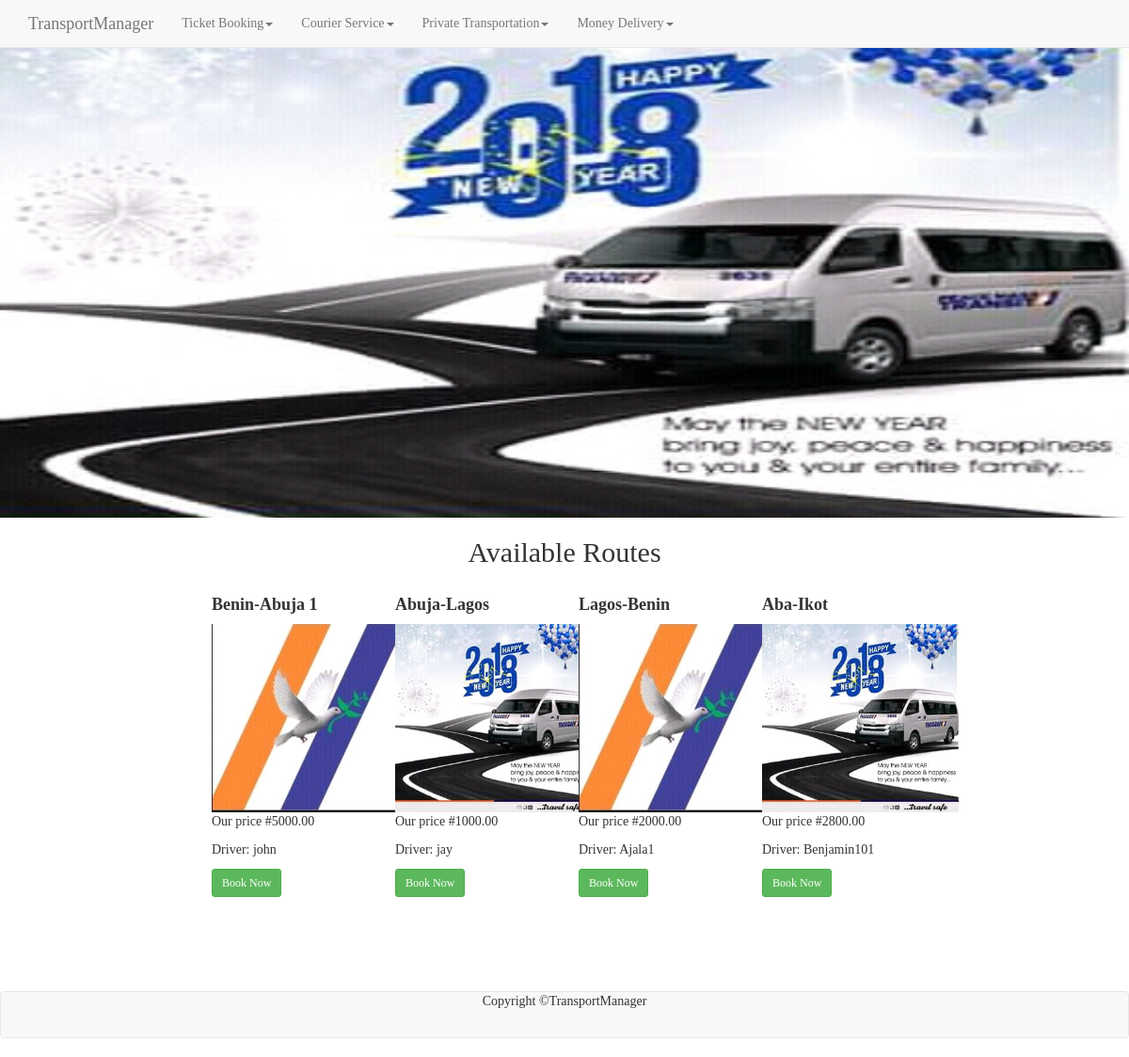
Screenshot of /transportManager/index.php with the database file from the repository.
### tables this page shows
CREATE TABLE `services` (
  `id` int(11) NOT NULL,
  `services` varchar(255) NOT NULL,
  `parent` int(11) NOT NULL
);

CREATE TABLE `schedules` (
  `id` int(11) NOT NULL,
  `routes` int(11) NOT NULL,
  `deleted` int(11) NOT NULL DEFAULT '0',
  `featured` int(11) NOT NULL DEFAULT '0',
  `price` decimal(10,2) NOT NULL,
  `DepartureTime` datetime NOT NULL,
  `services` int(11) NOT NULL,
  `title` varchar(255) NOT NULL,
  `image` varchar(255) NOT NULL,
  `available` int(11) NOT NULL,
  `description` text NOT NULL,
  `driver` varchar(240) NOT NULL,
  `Bus` varchar(255) NOT NULL
);

### transportManager/index.php (the view)
<?php
require_once 'core/init.php';
require 'includes/head.php';
require 'includes/navigation.php';
include 'includes/header-full.php';
require 'includes/leftbar.php';
$sql="SELECT * FROM schedules WHERE featured =1 AND deleted=0";
$featured=$db->query($sql);
?>
		<div class="col-md-8">
			<div class="row">
				<h2 class="text-center">Available Routes</h2>
				<?php while($schedule=mysqli_fetch_assoc($featured)) :?>
				<div class="col-md-3">
					<h4 style="margin-top: 20px; font-weight: bold;"><?=$schedule['title']?></h4>
					<div><img src="<?=$schedule['image'] ?>" class="img-thumb"> </div>
					<p class="price">Our price <span>#<?=$schedule['price']?></span></p>
					<p> Driver: <?=$schedule['driver'];?></p>
					<button class="btn btn-sm btn-success" onclick="detailsmodal(<?=$schedule['id'];?>)">Book Now</button>
				</div>
			<?php endwhile;?>
			</div>
		</div>
		<?php
		require 'includes/rightbar.php';
		require 'includes/footer.php'; ?>
</html>

### transportManager/includes/head.php (shortened to what this page needs)
<!DOCTYPE html>
<html>
<head>
	<link rel="stylesheet" type="text/css" href="css/bootstrap.min.css">
	<link rel="stylesheet" type="text/css" href="css/main.css">
</head>
<body>

### transportManager/includes/navigation.php (shortened to what this page needs)
<?php
$sql="SELECT * FROM services WHERE parent = 0";
$pquery=$db->query($sql);
?>
	<nav class="navbar navbar-default navbar-fixed-top">
		<div class="container">
			<div class="navbar-header">
      <a href="/transportManager/index.php" class="navbar-brand">TransportManager</a>
			</div>
			<div class="collapse navbar-collapse" id="famabmenu">
				<ul class="nav navbar-nav">
				<?php while($parent=mysqli_fetch_assoc($pquery)) : ?>
				<li class="dropdown">
				<a href="/transportManager/index.php" class="dropdown-toggle" data-toggle="dropdown"><?php echo $parent['services'];?><span class="caret"></span></a>
				</li>
			<?php endwhile; ?>
		</ul>
			</div>
		</div>
	</nav>

### transportManager/includes/header-full.php (shortened to what this page needs)
<div id="header-wrapper">
		<div id="fore-flower"></div>
	<div id="logo-text"></div>
	</div>
<div class="container-fluid">

### transportManager/includes/leftbar.php
<div class="col-md-2">
</div>

### transportManager/includes/rightbar.php
<div class="col-md-2">
</div>

### transportManager/includes/footer.php (shortened to what this page needs)
</div>
	<footer class="navbar navbar-default text-center" id="footer">
		Copyright &copy;TransportManager
	</footer>
</body>

### transportManager/css/main.css (style rules this page uses)
body { padding-top: 50px; font-family: serif; }
#header-wrapper { position:relative; padding: 0; margin: 0; overflow: hidden; height: 500px; background-image: url('../images/transport.jpg'); background-repeat: no-repeat; background-size: 100% 600px; background-position: top-center; background-attachment: fixed; }
#logo-text { height: 180px; position: absolute; width: 100%; height: 180px; background-repeat: no-repeat; background-position: center; background-size: 50% 180px; background:transparent; top: 50%; }
#fore-flower { position: absolute; width: 100%; height:200px; background-repeat: no-repeat; background-position: right-bottom; top: 400px; right: -400px; }
#footer { margin-top: 100px; }
.img-thumb { width: auto; height: 200px; }

### rows the page displays
services: services "Ticket Booking"
services: services "Courier Service"
services: services "Private Transportation"
services: services "Money Delivery"
schedules: title "Benin-Abuja 1", image (picture), price "5000.00", driver "john"
schedules: title "Abuja-Lagos", image (picture), price "1000.00", driver "jay"
schedules: title "Lagos-Benin", image (picture), price "2000.00", driver "Ajala1"
schedules: title "Aba-Ikot", image (picture), price "2800.00", driver "Benjamin101"
